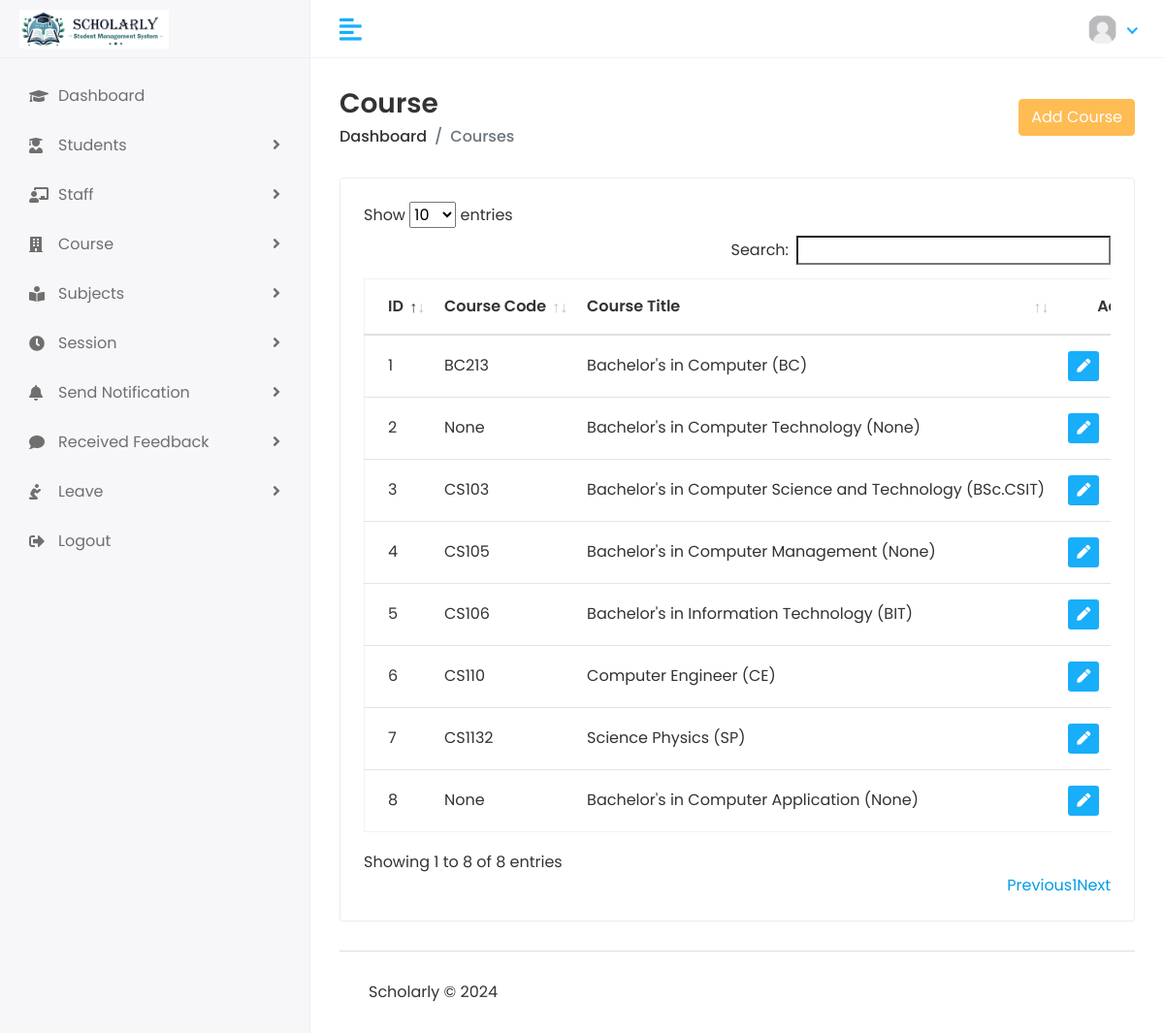
Page /hod/course/view (signed in) on the earlier database version.
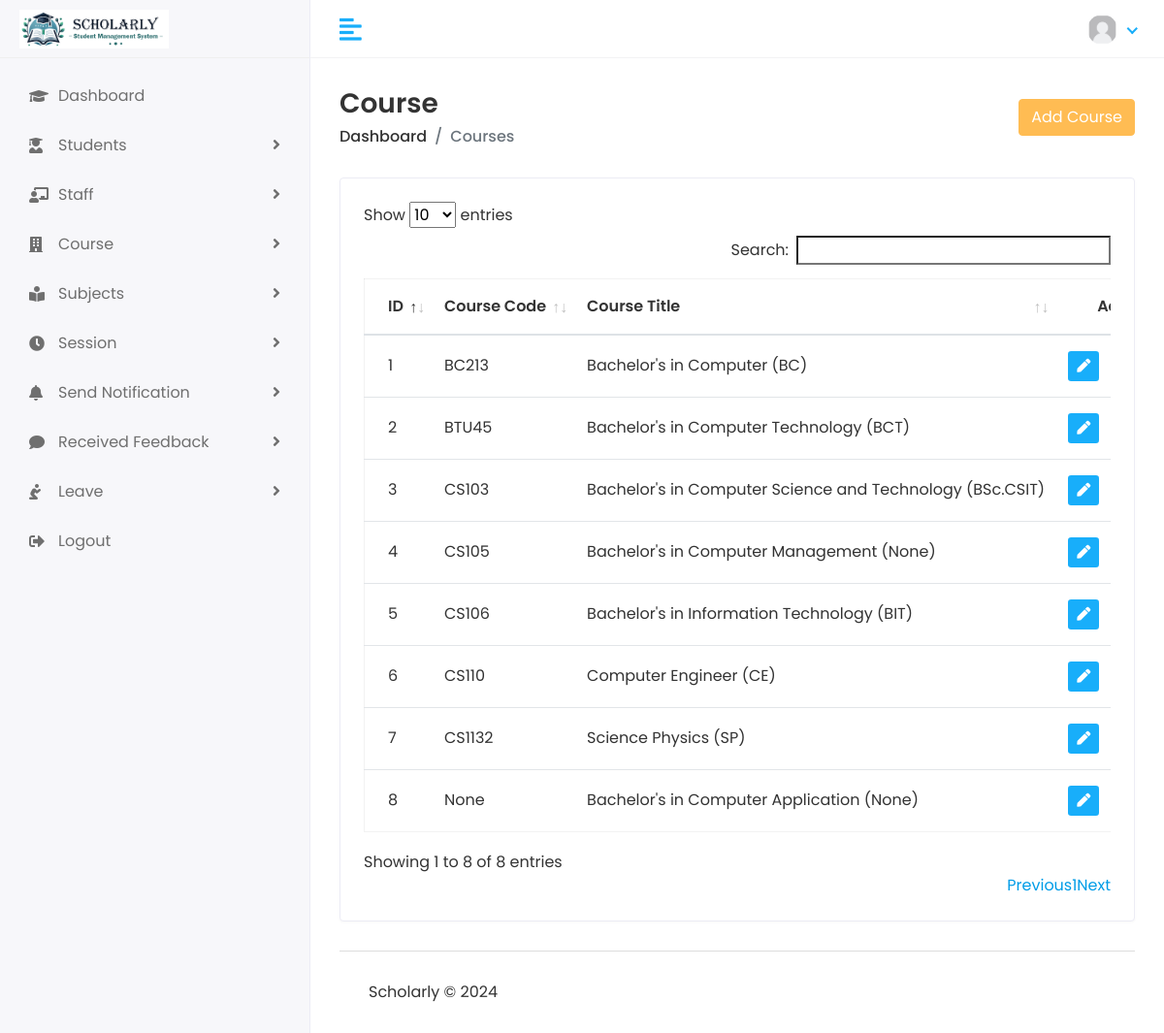
Same page on the later database version.
### main/models.py (models this page shows, shortened)
class Course(models.Model):
    name = models.CharField(max_length= 100)
    short_name = models.CharField(max_length=50, null=True)
    course_code = models.CharField(max_length=100, unique=True, null=True)
    created_date = models.DateTimeField(auto_now_add=True)
    updated_date = models.DateTimeField(auto_now=True)

### hod/views.py (the view)
# urls.py: path("course/view",view_course, name='hod_view_course'),
@login_required(login_url='/')
def view_course(request):
    course = Course.objects.all()
    context = {'course':course}
    return render(request,'HOD/Course/view_course.html',context)

### templates/HOD/Course/view_course.html (shortened to what this page needs)
{% extends 'base.html' %}
{% block content %}
{% load static %}
                  <div class="page-header">
                  <div class="row align-items-center">
                     <div class="col">
                        <h3 class="page-title">Course</h3>
                        <ul class="breadcrumb">
                           <li class="breadcrumb-item"><a href="{% url 'hod_home' %}">Dashboard</a></li>
                           <li class="breadcrumb-item active">Courses</li>
                        </ul>
                     </div>
                     <div class="col-auto text-right float-right ml-auto">
                       <a href="{% url 'hod_add_course' %}" class="btn btn-primary">Add Course</a>
                     </div>
                  </div>
               </div>
               <div class="row">
                  <div class="col-sm-12">
                     <div class="card card-table">
                        <div class="card-body">
                           <div class="table-responsive">
                              <table class="table table-hover table-center mb-0" id="table_id" >
                                 <thead>
                                    <tr>
                                       <th>ID</th>
                                       <th>Course Code</th>
                                       <th>Course Title</th>
                                       <th class="text-right">Action</th>
                                    </tr>
                                 </thead>
                                 <tbody>
                                    {% for cor in course %}
                                    <tr>
                                       <td>{{ forloop.counter }}</td>
                                       <td>{{ cor.course_code }}</td>
                                       <td>{{ cor.name }}&#32; &#40;{{cor.short_name}}&#41;</td>
                                       <td class="text-right">
                                          <div class="actions">
                                             <a href="{% url 'hod_edit_course' cor.id %}" class="btn btn-sm bg-success-light mr-2">
                                                 <i class="fas fa-pen"></i>
                                             </a>
                                         </div>
                                       </td>
                                    </tr>
                                    {% endfor %}
                                 </tbody>
                              </table>
                           </div>
                        </div>
                     </div>
                  </div>
               </div>
 {% endblock %}

Differences in the rows shown:
changed Course "Bachelor's in Computer Technology": course_code "None" → "BTU45"; short_name "None" → "BCT"
